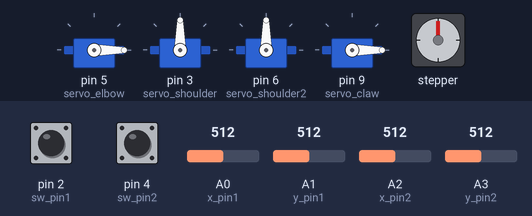
Bench run of a sketch on a simulated Arduino Uno, built with avr-gcc and run on an emulated ATmega328P. Parts: 4 × servo, stepper motor. The inputs (shaded band) are chosen by the test bench; at power-on: A0 (x_pin1) = 512, A1 (y_pin1) = 512, A2 (x_pin2) = 512, pin 2 (sw_pin1) HIGH, pin 4 (sw_pin2) HIGH, A3 (y_pin2) = 512. Stepper angles assume 2048 steps per turn.

Above: at 1.2 s.
1.3 s: A0 (x_pin1) set to 53
2.8 s: A0 (x_pin1) set to 46
At 4.35 s:
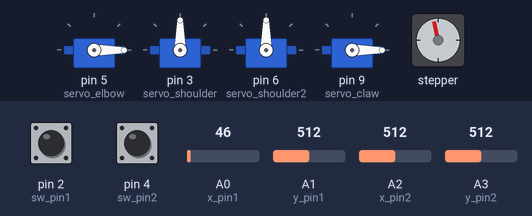
5.8 s: A1 (y_pin1) set to 53
At 5.97 s:
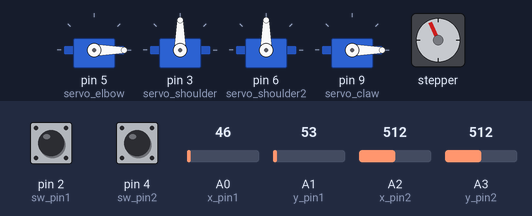
8.8 s: A1 (y_pin1) set to 45
At 9.26 s:
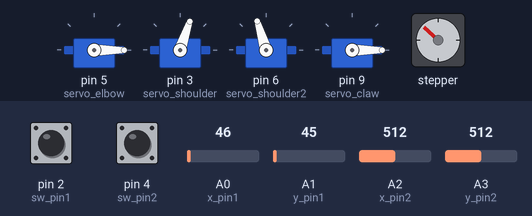
11.8 s: A2 (x_pin2) set to 987
14.8 s: A2 (x_pin2) set to 1012
At 15.23 s:
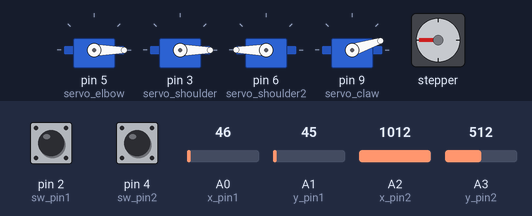
Timing chart, 0 to 20.6 s (numbered marks = the images above; inputs shaded):
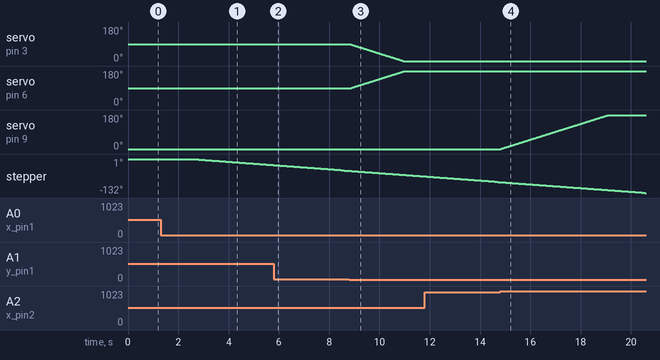

Measured:
- the behaviour switches between 50 and 49 on A0 (x_pin1) (found by bisection; images 0 and 1)
- the behaviour switches between 50 and 49 on A1 (y_pin1) (found by bisection; images 2 and 3)
- the behaviour switches between 1000 and 1001 on A2 (x_pin2) (found by bisection; images 3 and 4)
- after the input at 1.3 s, every drawn part: stays the same
- after the input at 2.8 s, stepper: keeps turning counter-clockwise at about 8°/s, starting at once
- after the input at 8.8 s, servo on pin 3 (servo_shoulder): moves from 90° to 0° over 2.1 s, starting at once
- after the input at 14.8 s, servo on pin 9 (servo_claw): moves from 0° to 180° over 4.3 s, starting at once

The sketch:

Robot_Arm.ino
```cpp
#include <Servo.h>
#include <Stepper.h>

const int steps_per_rev = 2048;
Stepper base{steps_per_rev, 7, 12, 8, 13};
Servo servo_shoulder;
Servo servo_shoulder2;
Servo servo_elbow;
Servo servo_claw;
const int x_pin1 = A0;
const int y_pin1 = A1;
const int sw_pin1 = 2;
const int x_pin2 = A2;
const int y_pin2 = A3;
const int sw_pin2 = 4;
int x_neutral1;
int y_neutral1;
int x_neutral2;
int y_neutral2;
int degree1;
int degree2;
int degree3;
int degree4;

void setup() {
  Serial.begin(9600);
  pinMode(sw_pin1, INPUT);
  digitalWrite(sw_pin1, HIGH);
  pinMode(sw_pin2, INPUT);
  digitalWrite(sw_pin2, HIGH);

  x_neutral1 = analogRead(x_pin1);
  y_neutral1 = analogRead(y_pin1);

  x_neutral2 = analogRead(x_pin2);
  y_neutral2 = analogRead(y_pin2);

  servo_elbow.attach(5);
  servo_shoulder.attach(3);
  servo_shoulder2.attach(6);
  servo_claw.attach(9);

  degree1 = 0;
  degree2 = 90;
  degree3 = 0;
  degree4 = 0;
}

void loop() {
  int x_data1 = analogRead(x_pin1);
  int y_data1 = analogRead(y_pin1);
  int sw_data1 = digitalRead(sw_pin1);

  int x_data2 = analogRead(x_pin2);
  int y_data2 = analogRead(y_pin2);
  int sw_data2 = digitalRead(sw_pin2);

  turnBase(base, x_data1, x_neutral1);
  turnShoulder(servo_shoulder, servo_shoulder2, degree2, y_data1, y_neutral1);
  turnServo(servo_elbow, degree1, y_data2, y_neutral2);
  turnServo(servo_claw, degree3, x_data2, x_neutral2);
  // turnServo(servo_elbow, degree2, y_data2, y_neutral2);
  // turnServo(servo_wrist, degree3, x_data2, x_neutral2);
  // controlClaw(servo_claw, degree4, sw_data2);

  delay(20);
}

void turnBase(Stepper &stepper, int data, int neutral) {
  stepper.setSpeed(10);

  if (data > 1000) {
    stepper.step(1);
  }

  if (data < 50) {
    stepper.step(-1);
  }
}

void turnShoulder(Servo &servo1, Servo &servo2, int &degree, int data, int neutral) { //control two servos for the shoulder joint (one servo does opposite degree of the other)
  if (data > 1000) {
    if (degree <= 179) {                                                                            //if both motors do not have same range of motion, try mapping them to the same range of values
      servo1.write(degree + 1);
      servo2.write(180 - degree + 1);
      degree = degree + 1;
    }
    else {
      servo1.write(degree);
      servo2.write(180 - degree);
    }
  }

  else if (data < 50) {
    if (degree >= 1) {
      servo1.write(degree - 1);
      servo2.write(180 - degree - 1);
      degree = degree - 1;
    }

    else {
      servo1.write(degree);
      servo2.write(180 - degree);
    }
  }
}

void turnServo(Servo &servo, int &degree, int data, int neutral) {
  if (data > 1000) {
    if (degree <= 179) {
      servo.write(degree+1);
      degree = degree + 1;
    }
    else{
      servo.write(degree);
    }
  }

  else if (data < 50) {
    if (degree >= 1) {
      servo.write(degree-1);
      degree = degree - 1;
    }
    else{
      servo.write(degree);
    }
  }

  else {
    servo.write(degree);
  }
}

// void controlClaw(Servo &servo, int &degree, int switch_data) {
//   if ((switch_data == 0) && (degree == 0)) {
//     degree = 180;
//     servo.write(degree);
//   }

//   else if ((switch_data == 0) && (degree == 180)) {
//     degree = 0;
//     servo.write(degree);
//   }
// }
```
